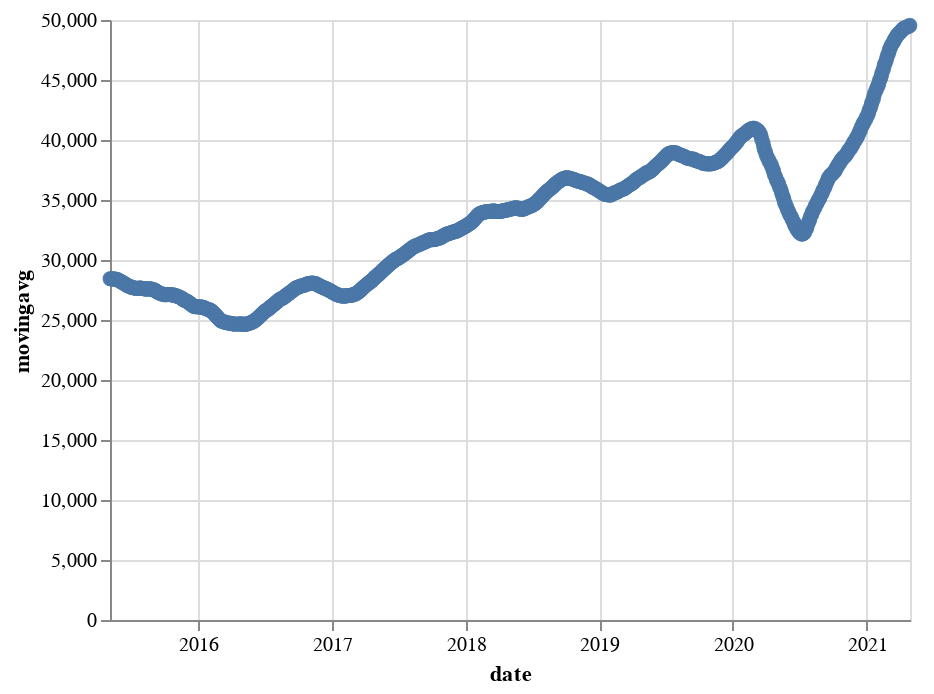

Notebook code cell kept with this figure:
### Code cell
alt.Chart(altdata_sixteenweek).mark_point().encode(x='date',y='movingavg')

### Figure 1 — Vega-Lite specification as saved in the notebook (floating-point values rounded to 4 significant figures; data arrays with more than 128 entries replaced by an {"elided": "..."} marker saying what was removed)
{"config": {"view": {"continuousWidth": 400, "continuousHeight": 300}}, "data": {"name": "data-1c9064b662388114ff44594b59e38a9d"}, "mark": "point", "encoding": {"x": {"type": "temporal", "field": "date"}, "y": {"type": "quantitative", "field": "movingavg"}}, "$schema": "https://vega.github.io/schema/vega-lite/v4.8.1.json", "datasets": {"data-1c9064b662388114ff44594b59e38a9d": {"elided": "1472 records"}}}
